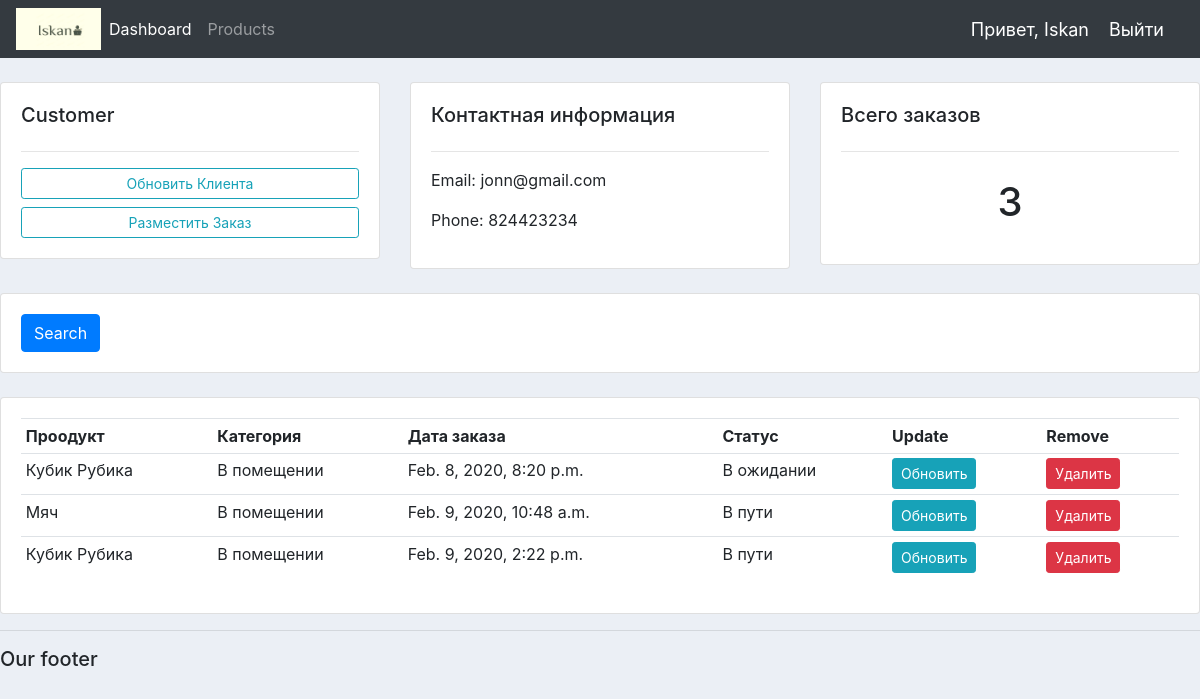
The app's page /customer/1/ (signed in) with its own data.
### accounts/models.py (models this page shows, shortened)
class Customer(models.Model):
    name = models.CharField(max_length=200, null=True)
    phone = models.CharField(max_length=200, null=True)
    email = models.CharField(max_length=200, null=True)
    date_created = models.DateTimeField(auto_now_add=True, null=True)

class Order(models.Model):
    STATUS = (
        ('В ожидании', 'В ожидании'),
        ('В пути', 'В пути'),
        ('Доставлен', 'Доставлен'),
    )
    customer = models.ForeignKey(Customer, null=True, on_delete=models.SET_NULL)
    product = models.ForeignKey(Product, null=True, on_delete=models.SET_NULL)
    date_created = models.DateTimeField(auto_now_add=True, null=True)
    status = models.CharField(max_length=200, null=True, choices=STATUS)

class Product(models.Model):
    CATEGORY = (
        ('В помещении', 'В помещении'),
        ('На улице', 'На улице'),
    )
    name = models.CharField(max_length=200, null=True)
    price = models.FloatField(null=True)
    category = models.CharField(max_length=200, null=True, choices=CATEGORY)
    description = models.CharField(max_length=200, null=True, blank=True)
    date_created = models.DateTimeField(auto_now_add=True, null=True)
    tags = models.ManyToManyField(Tag)  # многие ко многим
    def __str__(self):
        return self.name

### accounts/decorators.py (the view)
        def wrapper_func(request, *args, **kwargs):
            group = None
            if request.user.groups.exists():
                group = request.user.groups.all()[0].name
            if group in allowed_roles:
                return view_func(request, *args, **kwargs)
            else:
                return HttpResponse("Вы не авторизованы для просмотра этой страницы")

### accounts/views.py (called while the page is built)
@login_required(login_url='login')
@allowed_users(allowed_roles=['admin'])
def customer(request, pk_test):
    customer = Customer.objects.get(id=pk_test)
    orders = customer.order_set.all()
    order_count = orders.count()
    context = {'customer': customer, 'orders': orders, 'order_count': order_count}
    return render(request, 'accounts/customer.html', context)

### accounts/templates/accounts/customer.html
{% extends 'accounts/main.html' %}
{% block content %}
<br>
<div class="row">
    <div class="col-md">
        <div class="card card-body">
            <h5>Customer</h5>
            <hr>
            <a class="btn btn-outline-info btn-sm btn-block" href="">Обновить Клиента</a>
            <a class="btn btn-outline-info btn-sm btn-block" href="">Разместить Заказ</a>
        </div>
    </div>
    <div class="col-md">
        <div class="card card-body">
            <h5>Контактная информация</h5>
            <hr>
            <p>Email: {{customer.email}}</p>
            <p>Phone: {{customer.phone}}</p>
        </div>
    </div>
    <div class="col-md">
        <div class="card card-body">
            <h5>Всего заказов</h5>
            <hr>
            <h1 style="text-align: center; padding: 10px">{{order_count}}</h1>
        </div>
    </div>
</div>
<br>
<div class="row">
    <div class="col">
        <div class="card card-body">
            <form method="get">
                <button class="btn btn-primary", type="submit">Search</button>
            </form>
        </div>
    </div>
</div>
<br>
<div class="row">
    <div class="col-md">
        <div class="card card-body">
            <table class="table table-sm">
                <tr>
                    <th>Проодукт</th>
                    <th>Категория</th>
                    <th>Дата заказа</th>
                    <th>Статус</th>
                    <th>Update</th>
                    <th>Remove</th>
                </tr>
                {% for order in orders %}
                <tr>
                    <td>{{order.product}}</td>
                    <td>{{order.product.category}}</td>
                    <td>{{order.date_created}}</td>
                    <td>{{order.status}}</td>
                    <td><a class="btn btn-sm btn-info" href="{% url 'update_order' order.id %}">Обновить</a></td>
                    <td><a class="btn btn-sm btn-danger" href="{% url 'delete_order' order.id %}">Удалить</a></td>
                </tr>
                {% endfor %}
            </table>
        </div>
    </div>
</div>
{% endblock %}

### accounts/templates/accounts/navbar.html (shortened to what this page needs)
{% load static %}
<nav class="navbar navbar-expand-lg navbar-dark bg-dark">
  <img src="{% static 'images/Iskann.jpg' %}" width="85" height="42">
  <div class="collapse navbar-collapse" id="navbarNav">
    <ul class="navbar-nav">
      {% if request.user.is_staff %}
      <li class="nav-item active">
        <a class="nav-link" href="{% url 'home' %}">Dashboard </a>
      </li>
      <li class="nav-item">
        <a class="nav-link" href="{% url 'products' %}">Products</a>
      </li>
      {% endif %}
    </ul>
  </div>
  <span class="hello-msg">Привет, {{request.user}} </span>
  <span><a  class="hello-msg" href="{% url 'logout' %}"> Выйти</a></span>
</nav>

### static/css/main.css (style rules this page uses)
body { background-color: #ebeff5; }

### accounts/templates/accounts/navbar.html (style rules this page uses)
.hello-msg { font-size: 18px; color: #fff; margin-right: 20px; }

### records on screen
Customer: email "jonn@gmail.com", phone "824423234"
Order: product "Кубик Рубика", product.category "В помещении", date_created "Feb. 8, 2020, 8:20 p.m.", status "В ожидании"
Order: product "Мяч", product.category "В помещении", date_created "Feb. 9, 2020, 10:48 a.m.", status "В пути"
Order: product "Кубик Рубика", product.category "В помещении", date_created "Feb. 9, 2020, 2:22 p.m.", status "В пути"

### other values on screen
{{ request.user }} "Iskan"
{{ order_count }} "3"
